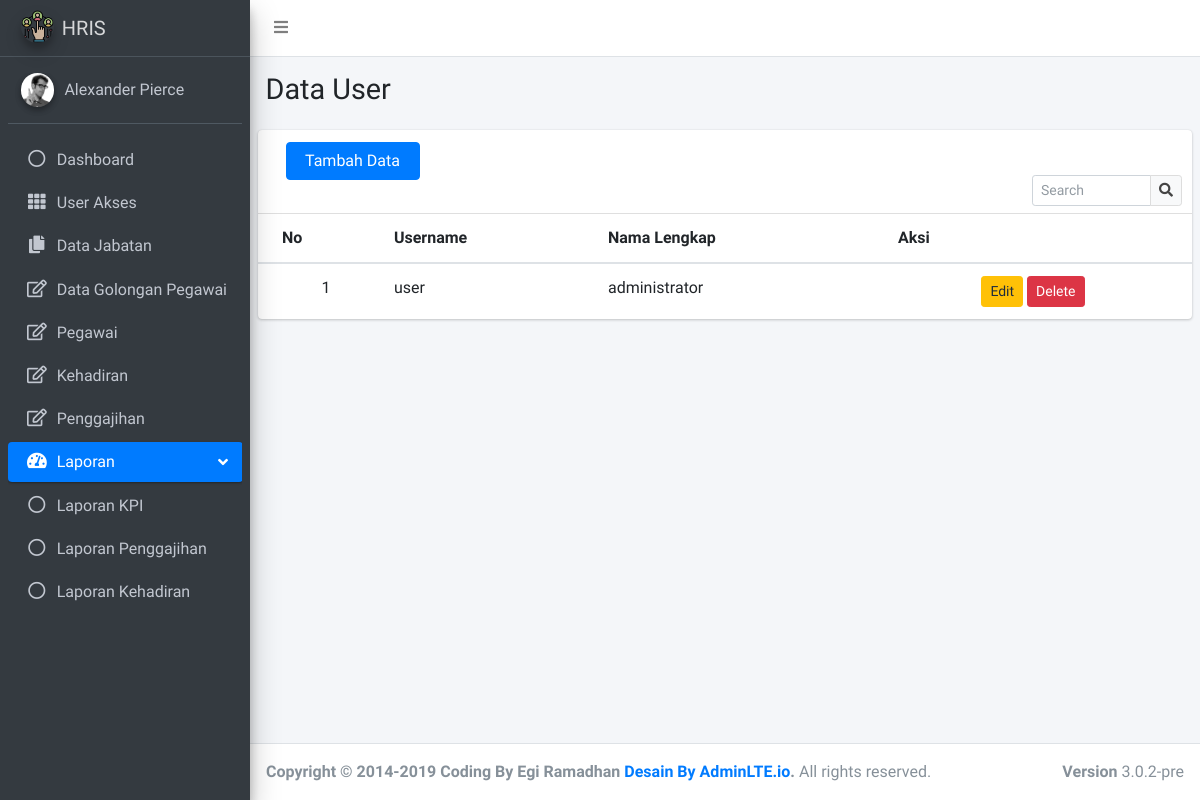
The page /data_user.php (signed in) on the database as committed earlier.
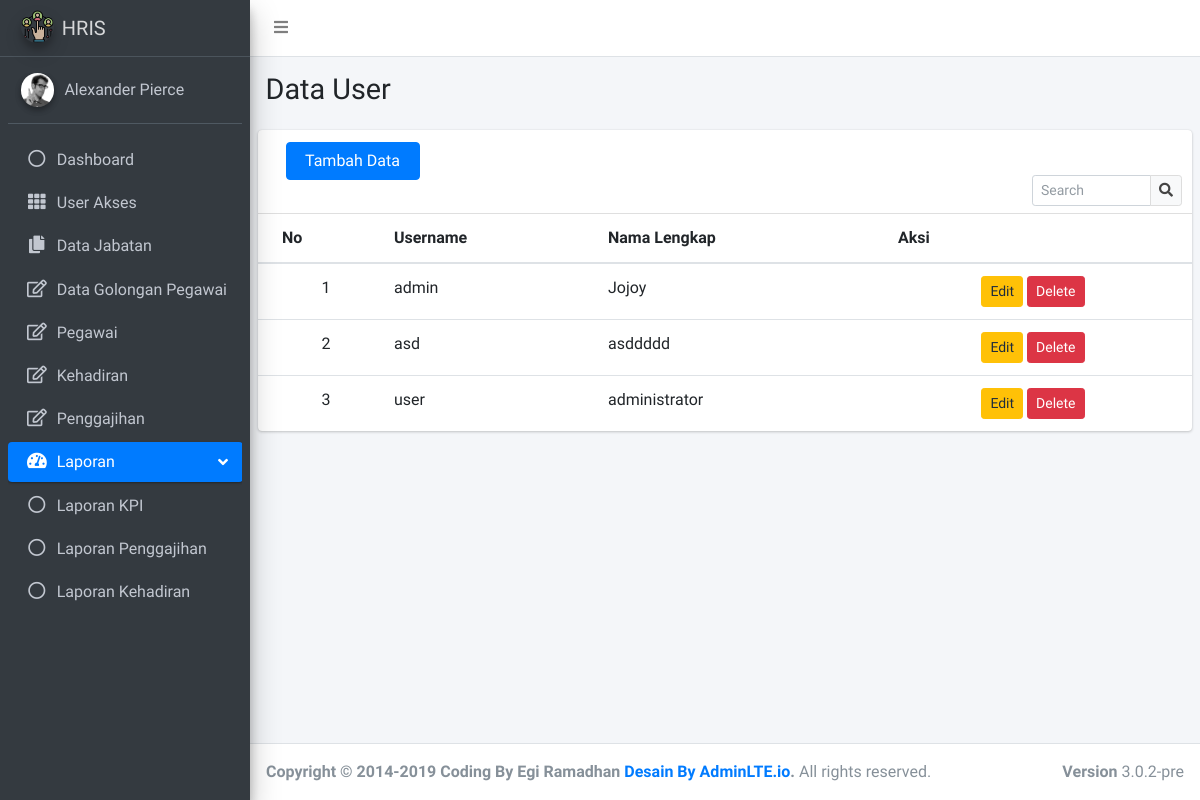
The same page on the database as committed later.
### tables this page shows
CREATE TABLE `users` (
  `idadmin` int(5) NOT NULL AUTO_INCREMENT,
  `username` varchar(20) DEFAULT NULL,
  `password` varchar(255) DEFAULT NULL,
  `namalengkap` varchar(40) DEFAULT NULL,
  PRIMARY KEY (`idadmin`)
);

### data_user.php (the view, shortened to what this page needs)
<?php include "header.php" ?>
  <?php
    $view = isset($_GET['view']) ? $_GET['view'] : null;
    switch($view){
      default:
  ?>
    <div class="content-wrapper">
    <section class="content-header">
      <div class="container-fluid">
        <div class="row mb-2">
          <div class="col-sm-6">
            <h1>Data User</h1>
          </div>
        </div>
      </div>
    </section>
    <section class="content">
        <div class="row">
          <div class="col-12">
            <div class="card">
              <div class="card-header">
              <div class="col-2">
                  <a href="data_user.php?view=tambah"class ="btn btn-block btn-primary">Tambah Data</a>
              </div>
                <div class="card-tools">
                  <div class="input-group input-group-sm" style="width: 150px;">
                    <input type="text" name="table_search" class="form-control float-right" placeholder="Search">
                    <div class="input-group-append">
                      <button type="submit" class="btn btn-default"><i class="fas fa-search"></i></button>
                    </div>
                  </div>
                </div>
              </div>
              <div class="card-body table-responsive p-0">
                <table class="table table-hover">
                  <thead>
                    <tr>
                      <th>No</th>
                      <th>Username</th>
                      <th>Nama Lengkap</th>
                      <th>Aksi</th>
                    </tr>
                  </thead>
                  <tbody>
                    <?php
                      $no = 1;
                      $sqladmin = mysqli_query($konek, "SELECT * FROM users ORDER BY username ASC");
                      while($data = mysqli_fetch_array($sqladmin)){
                        echo "<tr>
                          <td class='text-center'>$no</td>
                          <td>$data[username]</td>
                          <td>$data[namalengkap]</td>
                          <td class='text-center'>
                            <a href ='data_user.php?view=edit&id=$data[idadmin]' class='btn btn-warning btn-sm'>Edit</a>
                            <a href ='aksi_admin.php?act=delete&id=$data[idadmin]' class='btn btn-danger btn-sm'>Delete</a>
                          </td>
                        </tr>";
                        $no++;
                      }
                    ?>
                  </tbody>
                </table>
              </div>
            </div>
          </div>
        </div>
      </div>
  </div>
  <?php
      break;
  ?>
  <?php
    }
  ?>
<?php include "footer.php" ?>

Rows that differ between the two databases and show on the page:
added users: username "admin", namalengkap "Jojoy"
added users: username "asd", namalengkap "asddddd"
